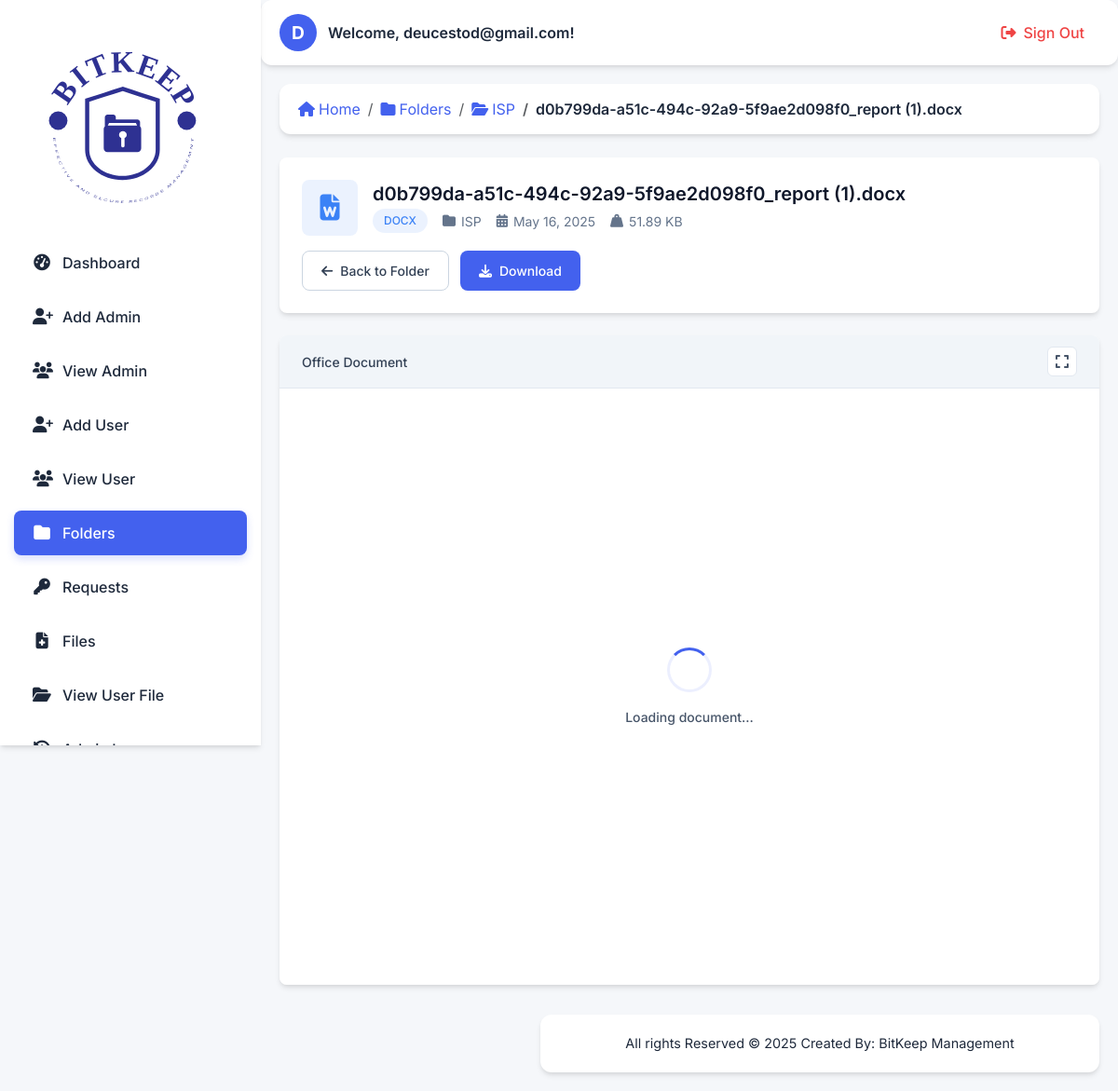
The app's page /Private_Dashboard/view_files.php?file_id=19 (signed in) with its own data.
### tables this page shows
CREATE TABLE `folder_files` (
  `id` int(11) NOT NULL,
  `folder_id` int(11) NOT NULL,
  `name` varchar(255) NOT NULL,
  `file_path` varchar(255) NOT NULL,
  `size` varchar(50) DEFAULT NULL,
  `file_type` varchar(100) DEFAULT NULL,
  `timers` datetime DEFAULT current_timestamp()
);

CREATE TABLE `folders` (
  `folder_id` int(11) NOT NULL,
  `FOLDER_NAME` varchar(255) NOT NULL,
  `DESCRIPTION` text DEFAULT NULL,
  `PARENT_ID` int(11) DEFAULT NULL,
  `TIMERS` datetime DEFAULT current_timestamp()
);

### Private_Dashboard/view_files.php (the view, shortened to what this page needs)
<?php
require_once("include/connection.php");
$file_id = $_GET['file_id'];
$query = "SELECT ff.*, f.FOLDER_NAME, f.folder_id
          FROM folder_files ff
          JOIN folders f ON ff.folder_id = f.folder_id
          WHERE ff.id = ?";
$stmt = $conn->prepare($query);
$stmt->bind_param("i", $file_id);
$stmt->execute();
$result = $stmt->get_result();
$file = $result->fetch_assoc();
$folder_id = $file['folder_id'];
$file_name_field = '';
if (isset($file['filename']) && !empty($file['filename'])) {
    $file_name_field = 'filename';
} elseif (isset($file['file_name']) && !empty($file['file_name'])) {
    $file_name_field = 'file_name';
} elseif (isset($file['name']) && !empty($file['name'])) {
    $file_name_field = 'name';
} else {
    $file_name_field = 'id';
}
$file_path = '';
if (isset($file['file_path']) && !empty($file['file_path'])) {
    $file_path = $file['file_path'];
} else {
    $file_path = "uploads/folder_files/" . $file[$file_name_field];
}
$file_extension = strtolower(pathinfo($file_path, PATHINFO_EXTENSION));
$file_name = isset($file['name']) ? $file['name'] :
             (isset($file['file_name']) ? $file['file_name'] :
             (isset($file['filename']) ? $file['filename'] : "File #".$file['id']));
$id = mysqli_real_escape_string($conn, $_SESSION['admin_user']);
$r = mysqli_query($conn, "SELECT * FROM admin_login where id = '$id'") or die(mysqli_error($conn));
$row = mysqli_fetch_array($r);
$admin_email = $row['admin_user'];
$admin_avatar = strtoupper(substr($admin_email, 0, 1));
function getViewerType($extension) {
    $viewers = [
        'pdf' => 'pdf',
        'jpg' => 'image',
        'jpeg' => 'image',
        'png' => 'image',
        'gif' => 'image',
        'txt' => 'text',
        'csv' => 'text',
        'html' => 'text',
        'htm' => 'text',
        'doc' => 'office',
        'docx' => 'office',
        'xls' => 'office',
        'xlsx' => 'office',
        'ppt' => 'office',
        'pptx' => 'office'
    ];
    return isset($viewers[$extension]) ? $viewers[$extension] : 'unknown';
}
$viewer_type = getViewerType($file_extension);
?>
<!DOCTYPE html>
<html lang="en">
<head>
    <link rel="stylesheet" href="https://cdnjs.cloudflare.com/ajax/libs/font-awesome/6.4.0/css/all.min.css">
    <link href="https://cdn.jsdelivr.net/npm/bootstrap@5.3.0/dist/css/bootstrap.min.css" rel="stylesheet">
</head>
<body>
    <div class="sidebar" id="sidebar">
        <div class="sidebar-header">
            <img src="img/image1.svg" alt="BitKeep Logo">
        </div>
        <div class="list-group list-group-flush">
            <a href="dashboard.php" class="nav-link">
                <i class="fas fa-tachometer-alt"></i> Dashboard
            </a>
            <a href="#" class="nav-link" data-bs-toggle="modal" data-bs-target="#modalRegisterForm">
                <i class="fas fa-user-plus"></i> Add Admin
            </a>
            <a href="view_admin.php" class="nav-link">
                <i class="fas fa-users"></i> View Admin
            </a>
            <a href="#" class="nav-link" data-bs-toggle="modal" data-bs-target="#modalRegisterForm2">
                <i class="fas fa-user-plus"></i> Add User
            </a>
            <a href="view_user.php" class="nav-link">
                <i class="fas fa-users"></i> View User
            </a>
            <a href="folder_management.php" class="nav-link active">
                <i class="fas fa-folder"></i> Folders
            </a>
            <a href="manage_requests.php" class="nav-link">
                <i class="fas fa-key"></i> Requests
            </a>
            <a href="add_document.php" class="nav-link">
                <i class="fas fa-file-medical"></i> Files
            </a>
            <a href="view_userfile.php" class="nav-link">
                <i class="fas fa-folder-open"></i> View User File
            </a>
            <a href="admin_log.php" class="nav-link">
                <i class="fas fa-history"></i> Admin Log
            </a>
        </div>
    </div>
    <div class="top-navbar">
        <div class="user-welcome">
            <div class="user-avatar">
                <?php echo $admin_avatar; ?>
            </div>
            Welcome, <?php echo htmlspecialchars($admin_email); ?>!
        </div>
        <a href="logout.php" class="sign-out-btn">
            <i class="fas fa-sign-out-alt me-2"></i>Sign Out
        </a>
    </div>
    <div class="main-content">
        <div class="breadcrumb-container animate-fade-in">
            <nav aria-label="breadcrumb">
                <ol class="breadcrumb">
                    <li class="breadcrumb-item"><a href="dashboard.php"><i class="fas fa-home me-1"></i>Home</a></li>
                    <li class="breadcrumb-item"><a href="folder_management.php"><i class="fas fa-folder me-1"></i>Folders</a></li>
                    <li class="breadcrumb-item"><a href="manage_folder.php?folder_id=<?php echo $folder_id; ?>"><i class="fas fa-folder-open me-1"></i><?php echo htmlspecialchars($file['FOLDER_NAME']); ?></a></li>
                    <li class="breadcrumb-item active" aria-current="page"><?php echo htmlspecialchars($file_name); ?></li>
                </ol>
            </nav>
        </div>
        <div class="preview-header">
            <div class="file-info">
                <?php
                $icon_class = 'fa-file';
                $type_class = '';
                switch ($file_extension) {
                    case 'doc':
                    case 'docx':
                        $icon_class = 'fa-file-word';
                        $type_class = 'doc';
                        break;
                }
                ?>
                <div class="file-icon-wrapper <?php echo $type_class; ?>">
                    <i class="fas <?php echo $icon_class; ?>"></i>
                </div>
                <div class="file-details">
                    <h1 class="file-name"><?php echo htmlspecialchars($file_name); ?></h1>
                    <div class="file-meta">
                        <span class="file-type-badge <?php echo $type_class; ?>">
                            <?php echo strtoupper($file_extension); ?>
                        </span>
                        <div class="file-meta-item">
                            <i class="fas fa-folder"></i>
                            <?php echo htmlspecialchars($file['FOLDER_NAME']); ?>
                        </div>
                        <div class="file-meta-item">
                            <i class="fas fa-calendar-alt"></i>
                            <?php echo isset($file['timers']) ? date('M d, Y', strtotime($file['timers'])) : 'N/A'; ?>
                        </div>
                        <div class="file-meta-item">
                            <i class="fas fa-weight-hanging"></i>
                            <?php
                            if (isset($file['size'])) {
                                $size = $file['size'];
                                if ($size > 1048576) {
                                    echo round($size / 1048576, 2) . ' MB';
                                } elseif ($size > 1024) {
                                    echo round($size / 1024, 2) . ' KB';
                                } else {
                                    echo $size . ' bytes';
                                }
                            } else {
                                echo 'N/A';
                            }
                            ?>
                        </div>
                    </div>
                </div>
            </div>
            <div class="action-buttons">
                <a href="manage_folder.php?folder_id=<?php echo $folder_id; ?>" class="btn btn-outline">
                    <i class="fas fa-arrow-left"></i>
                    <span>Back to Folder</span>
                </a>
                <a href="downloadfolderfile.php?file_id=<?php echo $file_id; ?>" class="btn btn-primary" download>
                    <i class="fas fa-download"></i>
                    <span>Download</span>
                </a>
            </div>
        </div>
        <div class="preview-container">
            <?php if ($viewer_type === 'image'): ?>
            <div class="preview-toolbar">
                <div class="toolbar-left">
                    <span class="toolbar-title">Image Preview</span>
                </div>
                <div class="toolbar-actions">
                    <button class="toolbar-btn" id="toggleFullscreen" title="Toggle Fullscreen">
                        <i class="fas fa-expand"></i>
                    </button>
                </div>
            </div>
            <div class="preview-content">
                <div class="preview-image-container">
                    <img src="<?php echo htmlspecialchars($file_path); ?>" class="preview-image" id="previewImage" alt="<?php echo htmlspecialchars($file_name); ?>">
                    <div class="image-controls">
                        <button class="image-control-btn" id="zoomOut" title="Zoom Out">
                            <i class="fas fa-search-minus"></i>
                        </button>
                        <span class="zoom-level" id="zoomLevel">100%</span>
                        <button class="image-control-btn" id="zoomIn" title="Zoom In">
                            <i class="fas fa-search-plus"></i>
                        </button>
                        <button class="image-control-btn" id="resetZoom" title="Reset Zoom">
                            <i class="fas fa-sync-alt"></i>
                        </button>
                    </div>
                </div>
            </div>
            <?php elseif ($viewer_type === 'office'): ?>
            <div class="preview-toolbar">
                <div class="toolbar-left">
                    <span class="toolbar-title">Office Document</span>
                </div>
                <div class="toolbar-actions">
                    <button class="toolbar-btn" id="toggleFullscreen" title="Toggle Fullscreen">
                        <i class="fas fa-expand"></i>
                    </button>
                </div>
            </div>
            <div class="preview-content">
                <?php
                $encoded_path = urlencode('https://' . $_SERVER['HTTP_HOST'] . str_replace($_SERVER['DOCUMENT_ROOT'], '', $file_path));
                ?>
                <div class="loading-overlay" id="officeLoading">
                    <div class="loading-spinner"></div>
                    <div class="loading-text">Loading document...</div>
                </div>
                <iframe class="office-viewer" id="officeViewer" src="https://docs.google.com/viewer?url=<?php echo $encoded_path; ?>&embedded=true"></iframe>
            </div>
            <?php endif; ?>
        </div>
        <div class="footer">
            <p>All rights Reserved &copy; <?php echo date('Y'); ?> Created By: BitKeep Management</p>
        </div>
    </div>
</body>
</html>

### records on screen
folder_files: folder.FOLDER_NAME "ISP", name "d0b799da-a51c-494c-92a9-5f9ae2d098f0_report (1).docx", file_path "DOCX", timers "May 16, 2025", $size/1024 "51.89"

### other values on screen
$admin_avatar "D"
$admin_email "deucestod@gmail.com"
